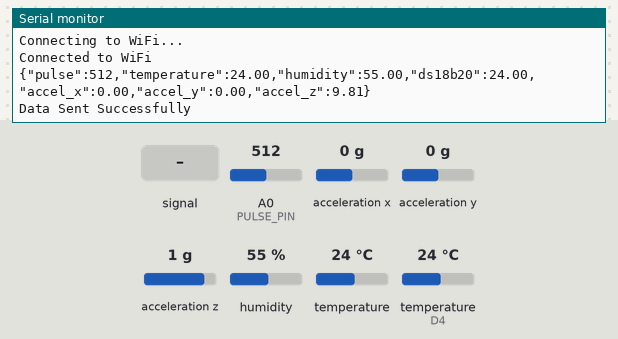
Bench run of a sketch on a simulated ESP8266 (NodeMCU). Shown: the last lines printed to the serial monitor. The inputs (shaded band) are chosen by the test bench; at power-on: acceleration x 0 g, humidity 55 %, A0 (PULSE_PIN) = 512, acceleration y 0 g, temperature (sensor on D4) 24 °C, acceleration z 1 g, temperature 24 °C. WiFi joins after 1.5 s; servers stay silent unless stated; uploads are accepted with an empty reply.

Above: at 3.2 s.
3.3 s: A0 (PULSE_PIN) fed a 200 Hz sine of ±81 counts around its level
At 8.96 s:
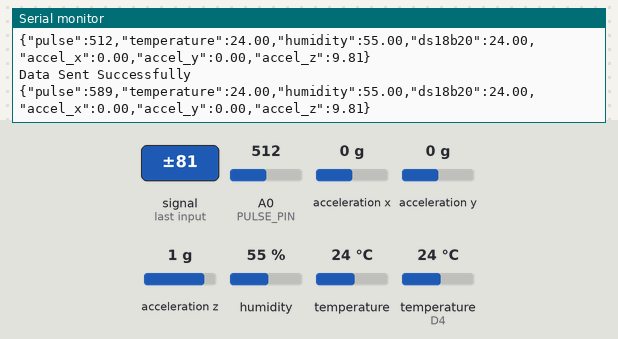
10.0 s: acceleration x set to -1.4 g
At 16.3 s:
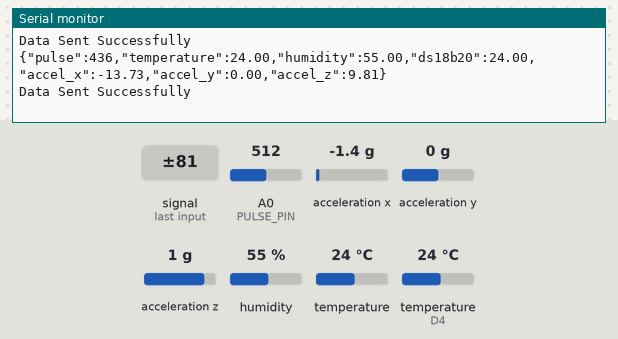
16.7 s: humidity set to 22 %
At 22.0 s:
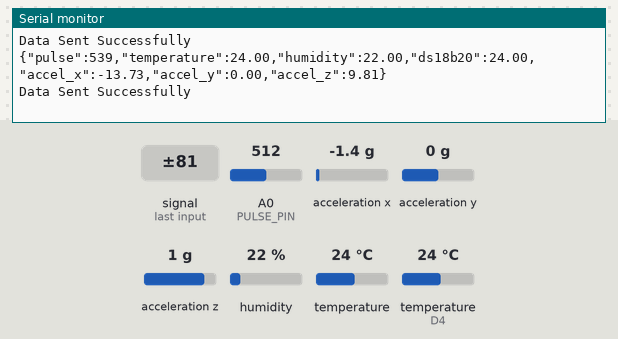
23.4 s: A0 (PULSE_PIN) set to 716
At 27.5 s:
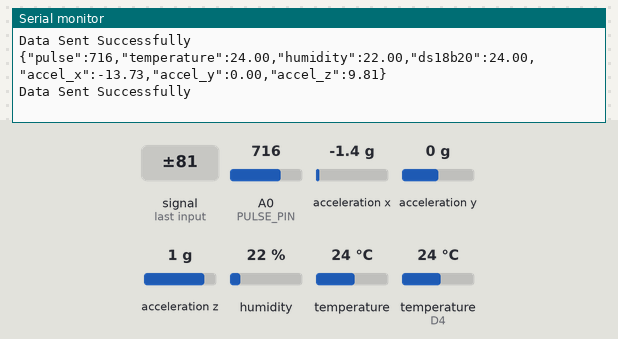
30.1 s: acceleration y set to -1.4 g
At 34.2 s:
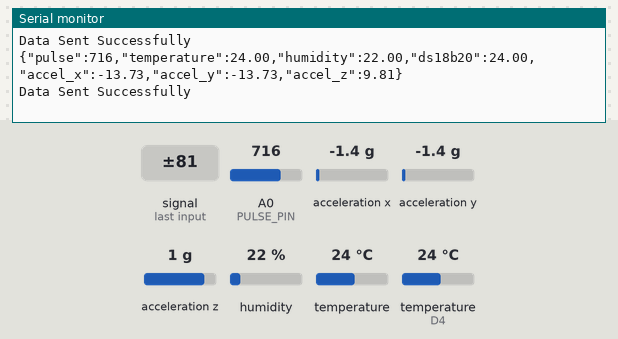
36.8 s: temperature (sensor on D4) set to 12 °C
At 39.8 s:
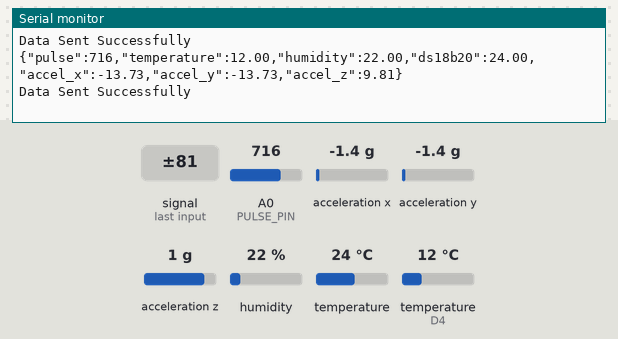
Timing chart, 0 to 41.3 s (numbered marks = the images above; inputs shaded):
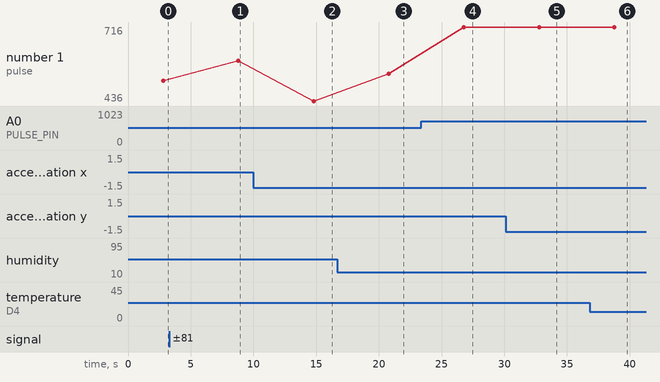

The sketch:

E25FT317.ino
```cpp
#include <ESP8266WiFi.h>
#include <ESP8266HTTPClient.h>
#include <DHT.h>
#include <OneWire.h>
#include <DallasTemperature.h>
#include <Adafruit_ADXL345_U.h>
#include <Adafruit_Sensor.h>

// WiFi Credentials
const char* ssid = "BSNL3G";
const char* password = "Asdf1234..";

// Django Server URL
const char* serverUrl = "http://127.0.0.1:8000/update_sensor_data/";


WiFiClient client;
HTTPClient http;

// Pin Definitions
#define PULSE_PIN A0
#define DHT_PIN D4
#define DS18B20_PIN D3
#define DHT_TYPE DHT11

// Sensor Objects
DHT dht(DHT_PIN, DHT_TYPE);
OneWire oneWire(DS18B20_PIN);
DallasTemperature sensors(&oneWire);
Adafruit_ADXL345_Unified accel = Adafruit_ADXL345_Unified(12345);

void setup() {
  Serial.begin(115200);

  // Connect to WiFi
  WiFi.begin(ssid, password);
  while (WiFi.status() != WL_CONNECTED) {
    delay(1000);
    Serial.println("Connecting to WiFi...");
  }
  Serial.println("Connected to WiFi");

  dht.begin();
  sensors.begin();
  if (!accel.begin()) {
    Serial.println("Failed to initialize ADXL345!");
    while (1);
  }
}

void loop() {
  // Read Sensor Data
  int pulseValue = analogRead(PULSE_PIN);
  float temperature = dht.readTemperature();
  float humidity = dht.readHumidity();
  sensors.requestTemperatures();
  float ds18b20Temp = sensors.getTempCByIndex(0);
  sensors_event_t event;
  accel.getEvent(&event);

  // Prepare Data JSON
  String payload = "{\"pulse\":" + String(pulseValue) +
                   ",\"temperature\":" + String(temperature) +
                   ",\"humidity\":" + String(humidity) +
                   ",\"ds18b20\":" + String(ds18b20Temp) +
                   ",\"accel_x\":" + String(event.acceleration.x) +
                   ",\"accel_y\":" + String(event.acceleration.y) +
                   ",\"accel_z\":" + String(event.acceleration.z) + "}";

  Serial.println(payload);

  // Send Data to Django Server
  if (WiFi.status() == WL_CONNECTED) {
    http.begin(client, serverUrl);
    http.addHeader("Content-Type", "application/json");
    int httpResponseCode = http.POST(payload);

    if (httpResponseCode > 0) {
      Serial.println("Data Sent Successfully");
    } else {
      Serial.print("Error Sending Data: ");
      Serial.println(httpResponseCode);
    }
    http.end();
  }

  delay(5000);  // Send data every 5 seconds
}
```

Measured:
- after the input at 3.3 s, the serial monitor: prints a new line after 5.5 s (image 1)
- after the input at 10.0 s, the serial monitor: prints a new line after 4.8 s (image 2)
- after the input at 16.7 s, the serial monitor: prints a new line after 4.1 s (image 3)
- after the input at 23.4 s, the serial monitor: prints a new line after 3.4 s (image 4)
- after the input at 30.1 s, the serial monitor: prints a new line after 2.7 s (image 5)
- after the input at 36.8 s, the serial monitor: prints a new line after 2.0 s (image 6)
- plotted number 1: 512 → 589 after the input at 3.3 s, 539 → 716 after the input at 23.4 s
